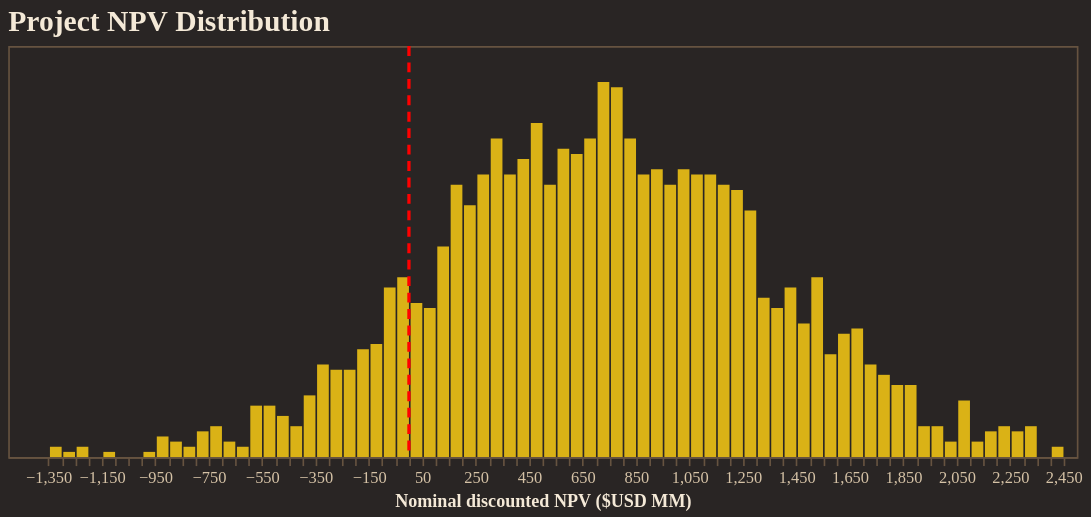

Source (notebook cell):
### Code cell
from resgo.plotting.tables import npv_USD
import numpy as np
import pandas as pd

npv = npv_USD(
    simpack,
    nominal=True,
    discounted=True,
    success_only=False,
)
npv_usd = npv.to_numpy().ravel()
npv_df = pd.DataFrame({"npv_usd_mm": npv_usd / 1e6})

histogram = (
    alt.Chart(npv_df)
    .mark_bar(color="#FACC15", opacity=0.85)
    .encode(
        x=alt.X(
            "npv_usd_mm:Q",
            bin=alt.Bin(maxbins=100),
            title="Nominal discounted NPV ($USD MM)",
        ),
        y=alt.Y("count():Q", axis=None),
        tooltip=[alt.Tooltip("count():Q", title="Count")],
    )
    .properties(
        width=650,
        height=250,
        title="Project NPV Distribution",
    )
)

break_even = (
    alt.Chart(pd.DataFrame({"npv_usd_mm": [0]}))
    .mark_rule(color="red", strokeDash=[6, 4], strokeWidth=2)
    .encode(x="npv_usd_mm:Q")
)

fig = alt.layer(histogram, break_even)
fig.show()

### Figure 1 — Vega-Lite specification as saved in the notebook (floating-point values rounded to 4 significant figures; data arrays with more than 128 entries replaced by an {"elided": "..."} marker saying what was removed)
{"config": {"background": "#292524", "view": {"fill": "#292524", "stroke": "#665340"}, "title": {"color": "#f4e9d7", "font": "Merriweather", "fontSize": 18, "fontWeight": 600, "subtitleColor": "#d5c2a6", "anchor": "start"}, "axis": {"domainColor": "#665340", "gridColor": "#665340", "tickColor": "#665340", "labelColor": "#d5c2a6", "titleColor": "#f4e9d7", "labelFont": "Merriweather", "titleFont": "Merriweather"}, "legend": {"titleColor": "#f4e9d7", "labelColor": "#d5c2a6", "labelFont": "Merriweather", "titleFont": "Merriweather", "orient": "top-right", "symbolType": "circle"}, "header": {"labelColor": "#d5c2a6", "titleColor": "#f4e9d7", "labelFont": "Merriweather", "titleFont": "Merriweather"}, "mark": {"color": "#c78d3b"}, "line": {"color": "#c78d3b"}, "bar": {"color": "#c78d3b"}, "point": {"color": "#ddb06d"}, "area": {"color": "#c78d3b", "opacity": 0.35}, "text": {"color": "#f4e9d7", "font": "Merriweather"}, "range": {"category": ["#5DA5DA", "#F28E2B", "#59C36A", "#E15759", "#B07AA1", "#4ECDC4", "#FF9DA7", "#EDC948"]}}, "layer": [{"data": {"name": "data-f3bd1db5a47ac3fb5d099bcfe3779932"}, "mark": {"type": "bar", "color": "#FACC15", "opacity": 0.85}, "encoding": {"tooltip": [{"aggregate": "count", "title": "Count", "type": "quantitative"}], "x": {"bin": {"maxbins": 100}, "field": "npv_usd_mm", "title": "Nominal discounted NPV ($USD MM)", "type": "quantitative"}, "y": {"aggregate": "count", "axis": null, "type": "quantitative"}}, "title": "Project NPV Distribution"}, {"data": {"name": "data-83a0ef6621ce3be6c7bd66d40cf7fe67"}, "mark": {"type": "rule", "color": "red", "strokeDash": [6, 4], "strokeWidth": 2}, "encoding": {"x": {"field": "npv_usd_mm", "type": "quantitative"}}}], "height": 250, "width": 650, "$schema": "https://vega.github.io/schema/vega-lite/v5.20.1.json", "datasets": {"data-f3bd1db5a47ac3fb5d099bcfe3779932": {"elided": "2000 records"}, "data-83a0ef6621ce3be6c7bd66d40cf7fe67": [{"npv_usd_mm": 0}]}}
